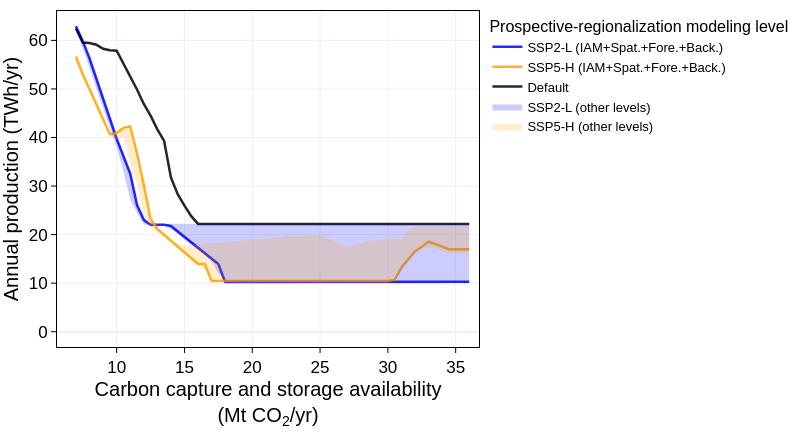

Write notebook code for a chart like this one.
### Code cell
plot_sensitivity(h2_prod_techs, file_name='h2', show_legend=show_legend)
